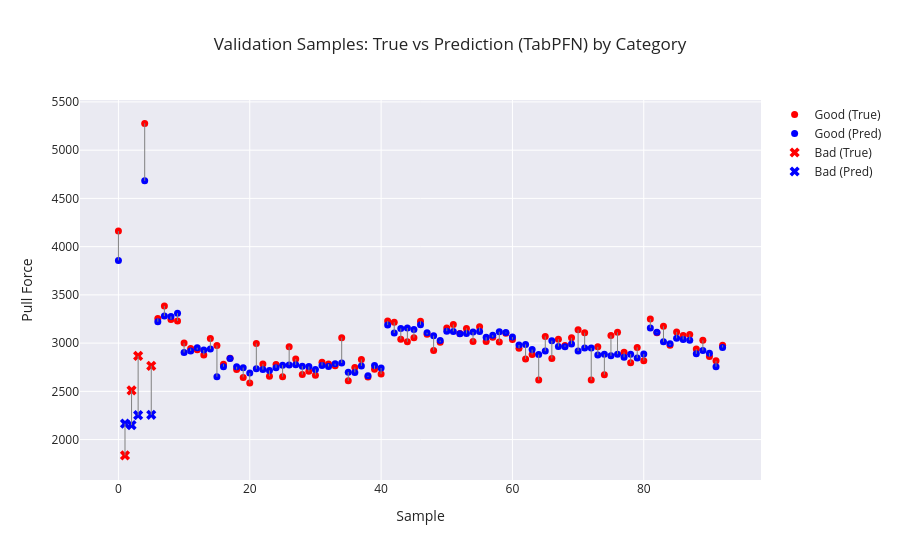

The cell this chart's notebook holds for it:
### Markdown cell above
# Check Validation Data

### Code cell
# Category array (must be aligned with y_dev)
categories = dev_df.groupby("Sample ID")["Category"].first().values

plot_visualizer(
    true_vals=y_dev_Regressor,
    pred_vals=final_pred,
    categories=categories,
    title=f"Validation Samples: True vs Prediction (TabPFN) by Category"
)

### Figure 1 — Plotly figure (JSON) as saved in the notebook; plotly's stock layout.template omitted (floating-point values rounded to 4 significant figures)
{"data": [{"marker": {"color": "red", "size": 7, "symbol": "circle"}, "mode": "markers", "name": "Good (True)", "type": "scatter", "x": [0, 4, 6, 7, 8, 9, 10, 11, 12, 13, 14, 15, 16, 17, 18, 19, 20, 21, 22, 23, 24, 25, 26, 27, 28, 29, 30, 31, 32, 33, 34, 35, 36, 37, 38, 39, 40, 41, 42, 43, 44, 45, 46, 47, 48, 49, 50, 51, 52, 53, 54, 55, 56, 57, 58, 59, 60, 61, 62, 63, 64, 65, 66, 67, 68, 69, 70, 71, 72, 73, 74, 75, 76, 77, 78, 79, 80, 81, 82, 83, 84, 85, 86, 87, 88, 89, 90, 91, 92], "y": [4161.0, 5278.0, 3256.0, 3385.0, 3246.0, 3229.0, 3002.0, 2944.0, 2932.0, 2878.0, 3049.0, 2976.0, 2782.0, 2843.0, 2727.0, 2645.0, 2586.0, 2996.0, 2784.0, 2657.0, 2778.0, 2652.0, 2963.0, 2834.0, 2674.0, 2708.0, 2667.0, 2802.0, 2783.0, 2766.0, 3056.0, 2609.0, 2748.0, 2830.0, 2650.0, 2730.0, 2679.0, 3229.0, 3216.0, 3039.0, 3014.0, 3056.0, 3227.0, 3091.0, 2922.0, 3008.0, 3156.0, 3193.0, 3099.0, 3153.0, 3016.0, 3169.0, 3017.0, 3061.0, 3012.0, 3102.0, 3037.0, 2948.0, 2834.0, 2883.0, 2617.0, 3070.0, 2840.0, 3041.0, 2976.0, 3054.0, 3139.0, 3108.0, 2617.0, 2961.0, 2672.0, 3080.0, 3112.0, 2905.0, 2796.0, 2956.0, 2818.0, 3250.0, 3106.0, 3175.0, 2977.0, 3116.0, 3080.0, 3090.0, 2938.0, 3029.0, 2861.0, 2816.0, 2979.0]}, {"marker": {"color": "blue", "size": 7, "symbol": "circle"}, "mode": "markers", "name": "Good (Pred)", "type": "scatter", "x": [0, 4, 6, 7, 8, 9, 10, 11, 12, 13, 14, 15, 16, 17, 18, 19, 20, 21, 22, 23, 24, 25, 26, 27, 28, 29, 30, 31, 32, 33, 34, 35, 36, 37, 38, 39, 40, 41, 42, 43, 44, 45, 46, 47, 48, 49, 50, 51, 52, 53, 54, 55, 56, 57, 58, 59, 60, 61, 62, 63, 64, 65, 66, 67, 68, 69, 70, 71, 72, 73, 74, 75, 76, 77, 78, 79, 80, 81, 82, 83, 84, 85, 86, 87, 88, 89, 90, 91, 92], "y": [3857.0, 4682.0, 3222.0, 3280.0, 3276.0, 3311.0, 2903.0, 2918.0, 2952.0, 2929.0, 2938.0, 2652.0, 2756.0, 2840.0, 2755.0, 2746.0, 2691.0, 2734.0, 2726.0, 2717.0, 2744.0, 2771.0, 2774.0, 2775.0, 2761.0, 2757.0, 2727.0, 2769.0, 2758.0, 2786.0, 2794.0, 2699.0, 2697.0, 2763.0, 2661.0, 2768.0, 2742.0, 3187.0, 3104.0, 3152.0, 3157.0, 3141.0, 3190.0, 3108.0, 3076.0, 3026.0, 3124.0, 3121.0, 3097.0, 3100.0, 3114.0, 3120.0, 3060.0, 3083.0, 3118.0, 3109.0, 3063.0, 2980.0, 2986.0, 2933.0, 2881.0, 2917.0, 3025.0, 2965.0, 2963.0, 2990.0, 2918.0, 2949.0, 2950.0, 2876.0, 2883.0, 2868.0, 2885.0, 2853.0, 2885.0, 2844.0, 2888.0, 3157.0, 3112.0, 3014.0, 2994.0, 3049.0, 3038.0, 3030.0, 2889.0, 2923.0, 2896.0, 2755.0, 2954.0]}, {"marker": {"color": "red", "size": 9, "symbol": "x"}, "mode": "markers", "name": "Bad (True)", "type": "scatter", "x": [1, 2, 3, 5], "y": [1836.0, 2510.0, 2867.0, 2764.0]}, {"marker": {"color": "blue", "size": 9, "symbol": "x"}, "mode": "markers", "name": "Bad (Pred)", "type": "scatter", "x": [1, 2, 3, 5], "y": [2165.0, 2150.0, 2253.0, 2257.0]}, {"line": {"color": "gray", "width": 1}, "mode": "lines", "showlegend": false, "type": "scatter", "x": [0, 0], "y": [4161.0, 3857.0]}, {"line": {"color": "gray", "width": 1}, "mode": "lines", "showlegend": false, "type": "scatter", "x": [1, 1], "y": [1836.0, 2165.0]}, {"line": {"color": "gray", "width": 1}, "mode": "lines", "showlegend": false, "type": "scatter", "x": [2, 2], "y": [2510.0, 2150.0]}, {"line": {"color": "gray", "width": 1}, "mode": "lines", "showlegend": false, "type": "scatter", "x": [3, 3], "y": [2867.0, 2253.0]}, {"line": {"color": "gray", "width": 1}, "mode": "lines", "showlegend": false, "type": "scatter", "x": [4, 4], "y": [5278.0, 4682.0]}, {"line": {"color": "gray", "width": 1}, "mode": "lines", "showlegend": false, "type": "scatter", "x": [5, 5], "y": [2764.0, 2257.0]}, {"line": {"color": "gray", "width": 1}, "mode": "lines", "showlegend": false, "type": "scatter", "x": [6, 6], "y": [3256.0, 3222.0]}, {"line": {"color": "gray", "width": 1}, "mode": "lines", "showlegend": false, "type": "scatter", "x": [7, 7], "y": [3385.0, 3280.0]}, {"line": {"color": "gray", "width": 1}, "mode": "lines", "showlegend": false, "type": "scatter", "x": [8, 8], "y": [3246.0, 3276.0]}, {"line": {"color": "gray", "width": 1}, "mode": "lines", "showlegend": false, "type": "scatter", "x": [9, 9], "y": [3229.0, 3311.0]}, {"line": {"color": "gray", "width": 1}, "mode": "lines", "showlegend": false, "type": "scatter", "x": [10, 10], "y": [3002.0, 2903.0]}, {"line": {"color": "gray", "width": 1}, "mode": "lines", "showlegend": false, "type": "scatter", "x": [11, 11], "y": [2944.0, 2918.0]}, {"line": {"color": "gray", "width": 1}, "mode": "lines", "showlegend": false, "type": "scatter", "x": [12, 12], "y": [2932.0, 2952.0]}, {"line": {"color": "gray", "width": 1}, "mode": "lines", "showlegend": false, "type": "scatter", "x": [13, 13], "y": [2878.0, 2929.0]}, {"line": {"color": "gray", "width": 1}, "mode": "lines", "showlegend": false, "type": "scatter", "x": [14, 14], "y": [3049.0, 2938.0]}, {"line": {"color": "gray", "width": 1}, "mode": "lines", "showlegend": false, "type": "scatter", "x": [15, 15], "y": [2976.0, 2652.0]}, {"line": {"color": "gray", "width": 1}, "mode": "lines", "showlegend": false, "type": "scatter", "x": [16, 16], "y": [2782.0, 2756.0]}, {"line": {"color": "gray", "width": 1}, "mode": "lines", "showlegend": false, "type": "scatter", "x": [17, 17], "y": [2843.0, 2840.0]}, {"line": {"color": "gray", "width": 1}, "mode": "lines", "showlegend": false, "type": "scatter", "x": [18, 18], "y": [2727.0, 2755.0]}, {"line": {"color": "gray", "width": 1}, "mode": "lines", "showlegend": false, "type": "scatter", "x": [19, 19], "y": [2645.0, 2746.0]}, {"line": {"color": "gray", "width": 1}, "mode": "lines", "showlegend": false, "type": "scatter", "x": [20, 20], "y": [2586.0, 2691.0]}, {"line": {"color": "gray", "width": 1}, "mode": "lines", "showlegend": false, "type": "scatter", "x": [21, 21], "y": [2996.0, 2734.0]}, {"line": {"color": "gray", "width": 1}, "mode": "lines", "showlegend": false, "type": "scatter", "x": [22, 22], "y": [2784.0, 2726.0]}, {"line": {"color": "gray", "width": 1}, "mode": "lines", "showlegend": false, "type": "scatter", "x": [23, 23], "y": [2657.0, 2717.0]}, {"line": {"color": "gray", "width": 1}, "mode": "lines", "showlegend": false, "type": "scatter", "x": [24, 24], "y": [2778.0, 2744.0]}, {"line": {"color": "gray", "width": 1}, "mode": "lines", "showlegend": false, "type": "scatter", "x": [25, 25], "y": [2652, 2771.0]}, {"line": {"color": "gray", "width": 1}, "mode": "lines", "showlegend": false, "type": "scatter", "x": [26, 26], "y": [2963, 2774.0]}, {"line": {"color": "gray", "width": 1}, "mode": "lines", "showlegend": false, "type": "scatter", "x": [27, 27], "y": [2834.0, 2775.0]}, {"line": {"color": "gray", "width": 1}, "mode": "lines", "showlegend": false, "type": "scatter", "x": [28, 28], "y": [2674.0, 2761.0]}, {"line": {"color": "gray", "width": 1}, "mode": "lines", "showlegend": false, "type": "scatter", "x": [29, 29], "y": [2708.0, 2757.0]}, {"line": {"color": "gray", "width": 1}, "mode": "lines", "showlegend": false, "type": "scatter", "x": [30, 30], "y": [2667.0, 2727.0]}, {"line": {"color": "gray", "width": 1}, "mode": "lines", "showlegend": false, "type": "scatter", "x": [31, 31], "y": [2802.0, 2769.0]}, {"line": {"color": "gray", "width": 1}, "mode": "lines", "showlegend": false, "type": "scatter", "x": [32, 32], "y": [2783, 2758.0]}, {"line": {"color": "gray", "width": 1}, "mode": "lines", "showlegend": false, "type": "scatter", "x": [33, 33], "y": [2766.0, 2786.0]}, {"line": {"color": "gray", "width": 1}, "mode": "lines", "showlegend": false, "type": "scatter", "x": [34, 34], "y": [3056.0, 2794.0]}, {"line": {"color": "gray", "width": 1}, "mode": "lines", "showlegend": false, "type": "scatter", "x": [35, 35], "y": [2609.0, 2699.0]}, {"line": {"color": "gray", "width": 1}, "mode": "lines", "showlegend": false, "type": "scatter", "x": [36, 36], "y": [2748.0, 2697.0]}, {"line": {"color": "gray", "width": 1}, "mode": "lines", "showlegend": false, "type": "scatter", "x": [37, 37], "y": [2830, 2763.0]}, {"line": {"color": "gray", "width": 1}, "mode": "lines", "showlegend": false, "type": "scatter", "x": [38, 38], "y": [2650.0, 2661.0]}, {"line": {"color": "gray", "width": 1}, "mode": "lines", "showlegend": false, "type": "scatter", "x": [39, 39], "y": [2730.0, 2768.0]}, {"line": {"color": "gray", "width": 1}, "mode": "lines", "showlegend": false, "type": "scatter", "x": [40, 40], "y": [2679.0, 2742.0]}, {"line": {"color": "gray", "width": 1}, "mode": "lines", "showlegend": false, "type": "scatter", "x": [41, 41], "y": [3229.0, 3187.0]}, {"line": {"color": "gray", "width": 1}, "mode": "lines", "showlegend": false, "type": "scatter", "x": [42, 42], "y": [3216, 3104.0]}, {"line": {"color": "gray", "width": 1}, "mode": "lines", "showlegend": false, "type": "scatter", "x": [43, 43], "y": [3039, 3152.0]}, {"line": {"color": "gray", "width": 1}, "mode": "lines", "showlegend": false, "type": "scatter", "x": [44, 44], "y": [3014.0, 3157.0]}, {"line": {"color": "gray", "width": 1}, "mode": "lines", "showlegend": false, "type": "scatter", "x": [45, 45], "y": [3056.0, 3141.0]}, {"line": {"color": "gray", "width": 1}, "mode": "lines", "showlegend": false, "type": "scatter", "x": [46, 46], "y": [3227.0, 3190.0]}, {"line": {"color": "gray", "width": 1}, "mode": "lines", "showlegend": false, "type": "scatter", "x": [47, 47], "y": [3091, 3108.0]}, {"line": {"color": "gray", "width": 1}, "mode": "lines", "showlegend": false, "type": "scatter", "x": [48, 48], "y": [2922.0, 3076.0]}, {"line": {"color": "gray", "width": 1}, "mode": "lines", "showlegend": false, "type": "scatter", "x": [49, 49], "y": [3008.0, 3026.0]}, {"line": {"color": "gray", "width": 1}, "mode": "lines", "showlegend": false, "type": "scatter", "x": [50, 50], "y": [3156.0, 3124.0]}, {"line": {"color": "gray", "width": 1}, "mode": "lines", "showlegend": false, "type": "scatter", "x": [51, 51], "y": [3193.0, 3121.0]}, {"line": {"color": "gray", "width": 1}, "mode": "lines", "showlegend": false, "type": "scatter", "x": [52, 52], "y": [3099.0, 3097.0]}, {"line": {"color": "gray", "width": 1}, "mode": "lines", "showlegend": false, "type": "scatter", "x": [53, 53], "y": [3153.0, 3100.0]}, {"line": {"color": "gray", "width": 1}, "mode": "lines", "showlegend": false, "type": "scatter", "x": [54, 54], "y": [3016.0, 3114.0]}, {"line": {"color": "gray", "width": 1}, "mode": "lines", "showlegend": false, "type": "scatter", "x": [55, 55], "y": [3169.0, 3120.0]}, {"line": {"color": "gray", "width": 1}, "mode": "lines", "showlegend": false, "type": "scatter", "x": [56, 56], "y": [3017.0, 3060.0]}, {"line": {"color": "gray", "width": 1}, "mode": "lines", "showlegend": false, "type": "scatter", "x": [57, 57], "y": [3061.0, 3083.0]}, {"line": {"color": "gray", "width": 1}, "mode": "lines", "showlegend": false, "type": "scatter", "x": [58, 58], "y": [3012, 3118.0]}, {"line": {"color": "gray", "width": 1}, "mode": "lines", "showlegend": false, "type": "scatter", "x": [59, 59], "y": [3102.0, 3109.0]}, {"line": {"color": "gray", "width": 1}, "mode": "lines", "showlegend": false, "type": "scatter", "x": [60, 60], "y": [3037.0, 3063.0]}, {"line": {"color": "gray", "width": 1}, "mode": "lines", "showlegend": false, "type": "scatter", "x": [61, 61], "y": [2948, 2980.0]}, {"line": {"color": "gray", "width": 1}, "mode": "lines", "showlegend": false, "type": "scatter", "x": [62, 62], "y": [2834.0, 2986.0]}, {"line": {"color": "gray", "width": 1}, "mode": "lines", "showlegend": false, "type": "scatter", "x": [63, 63], "y": [2883.0, 2933.0]}, {"line": {"color": "gray", "width": 1}, "mode": "lines", "showlegend": false, "type": "scatter", "x": [64, 64], "y": [2617.0, 2881.0]}, {"line": {"color": "gray", "width": 1}, "mode": "lines", "showlegend": false, "type": "scatter", "x": [65, 65], "y": [3070.0, 2917.0]}, {"line": {"color": "gray", "width": 1}, "mode": "lines", "showlegend": false, "type": "scatter", "x": [66, 66], "y": [2840.0, 3025.0]}, {"line": {"color": "gray", "width": 1}, "mode": "lines", "showlegend": false, "type": "scatter", "x": [67, 67], "y": [3041.0, 2965.0]}, {"line": {"color": "gray", "width": 1}, "mode": "lines", "showlegend": false, "type": "scatter", "x": [68, 68], "y": [2976.0, 2963.0]}, {"line": {"color": "gray", "width": 1}, "mode": "lines", "showlegend": false, "type": "scatter", "x": [69, 69], "y": [3054.0, 2990.0]}, {"line": {"color": "gray", "width": 1}, "mode": "lines", "showlegend": false, "type": "scatter", "x": [70, 70], "y": [3139.0, 2918.0]}, {"line": {"color": "gray", "width": 1}, "mode": "lines", "showlegend": false, "type": "scatter", "x": [71, 71], "y": [3108.0, 2949.0]}, {"line": {"color": "gray", "width": 1}, "mode": "lines", "showlegend": false, "type": "scatter", "x": [72, 72], "y": [2617.0, 2950.0]}, {"line": {"color": "gray", "width": 1}, "mode": "lines", "showlegend": false, "type": "scatter", "x": [73, 73], "y": [2961.0, 2876.0]}, {"line": {"color": "gray", "width": 1}, "mode": "lines", "showlegend": false, "type": "scatter", "x": [74, 74], "y": [2672.0, 2883.0]}, {"line": {"color": "gray", "width": 1}, "mode": "lines", "showlegend": false, "type": "scatter", "x": [75, 75], "y": [3080.0, 2868.0]}, {"line": {"color": "gray", "width": 1}, "mode": "lines", "showlegend": false, "type": "scatter", "x": [76, 76], "y": [3112.0, 2885.0]}, {"line": {"color": "gray", "width": 1}, "mode": "lines", "showlegend": false, "type": "scatter", "x": [77, 77], "y": [2905, 2853.0]}, {"line": {"color": "gray", "width": 1}, "mode": "lines", "showlegend": false, "type": "scatter", "x": [78, 78], "y": [2796.0, 2885.0]}, {"line": {"color": "gray", "width": 1}, "mode": "lines", "showlegend": false, "type": "scatter", "x": [79, 79], "y": [2956.0, 2844.0]}, {"line": {"color": "gray", "width": 1}, "mode": "lines", "showlegend": false, "type": "scatter", "x": [80, 80], "y": [2818.0, 2888.0]}, {"line": {"color": "gray", "width": 1}, "mode": "lines", "showlegend": false, "type": "scatter", "x": [81, 81], "y": [3250.0, 3157.0]}, {"line": {"color": "gray", "width": 1}, "mode": "lines", "showlegend": false, "type": "scatter", "x": [82, 82], "y": [3106.0, 3112.0]}, {"line": {"color": "gray", "width": 1}, "mode": "lines", "showlegend": false, "type": "scatter", "x": [83, 83], "y": [3175.0, 3014.0]}, {"line": {"color": "gray", "width": 1}, "mode": "lines", "showlegend": false, "type": "scatter", "x": [84, 84], "y": [2977.0, 2994.0]}, {"line": {"color": "gray", "width": 1}, "mode": "lines", "showlegend": false, "type": "scatter", "x": [85, 85], "y": [3116.0, 3049.0]}, {"line": {"color": "gray", "width": 1}, "mode": "lines", "showlegend": false, "type": "scatter", "x": [86, 86], "y": [3080.0, 3038.0]}, {"line": {"color": "gray", "width": 1}, "mode": "lines", "showlegend": false, "type": "scatter", "x": [87, 87], "y": [3090.0, 3030.0]}, {"line": {"color": "gray", "width": 1}, "mode": "lines", "showlegend": false, "type": "scatter", "x": [88, 88], "y": [2938.0, 2889.0]}, {"line": {"color": "gray", "width": 1}, "mode": "lines", "showlegend": false, "type": "scatter", "x": [89, 89], "y": [3029.0, 2923.0]}, {"line": {"color": "gray", "width": 1}, "mode": "lines", "showlegend": false, "type": "scatter", "x": [90, 90], "y": [2861.0, 2896.0]}, {"line": {"color": "gray", "width": 1}, "mode": "lines", "showlegend": false, "type": "scatter", "x": [91, 91], "y": [2816.0, 2755.0]}, {"line": {"color": "gray", "width": 1}, "mode": "lines", "showlegend": false, "type": "scatter", "x": [92, 92], "y": [2979.0, 2954.0]}], "layout": {"title": {"text": "Validation Samples: True vs Prediction (TabPFN) by Category"}, "xaxis": {"title": {"text": "Sample"}}, "yaxis": {"title": {"text": "Pull Force"}}}}
